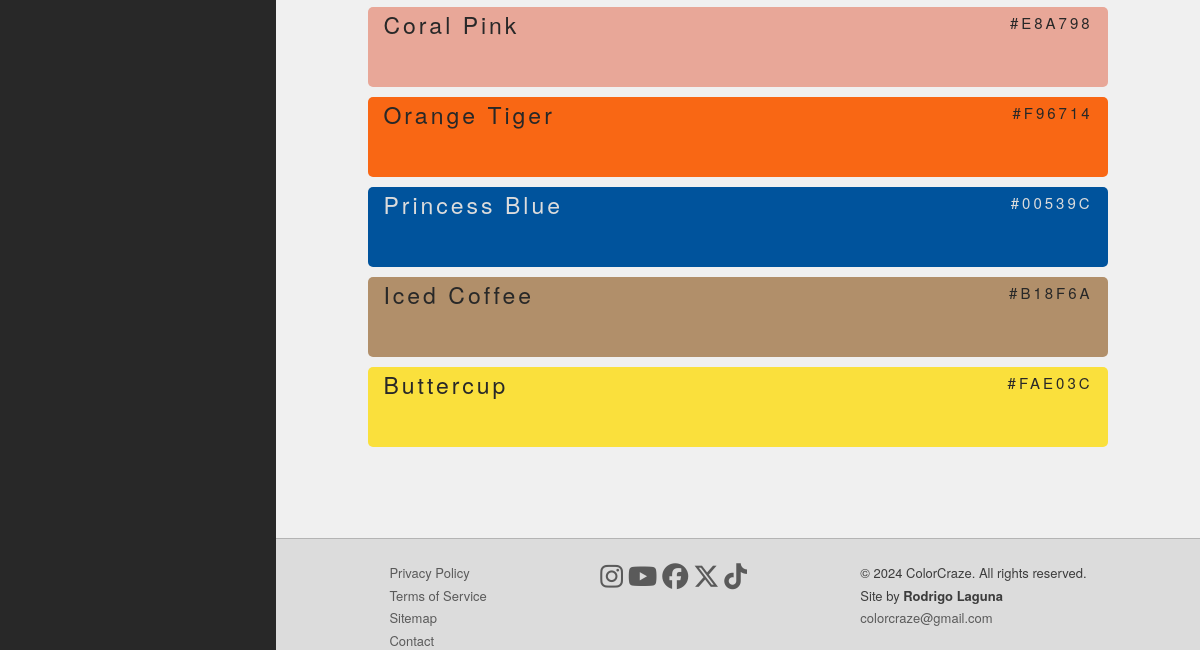
Page /addColor (lower part) on the earlier database version.
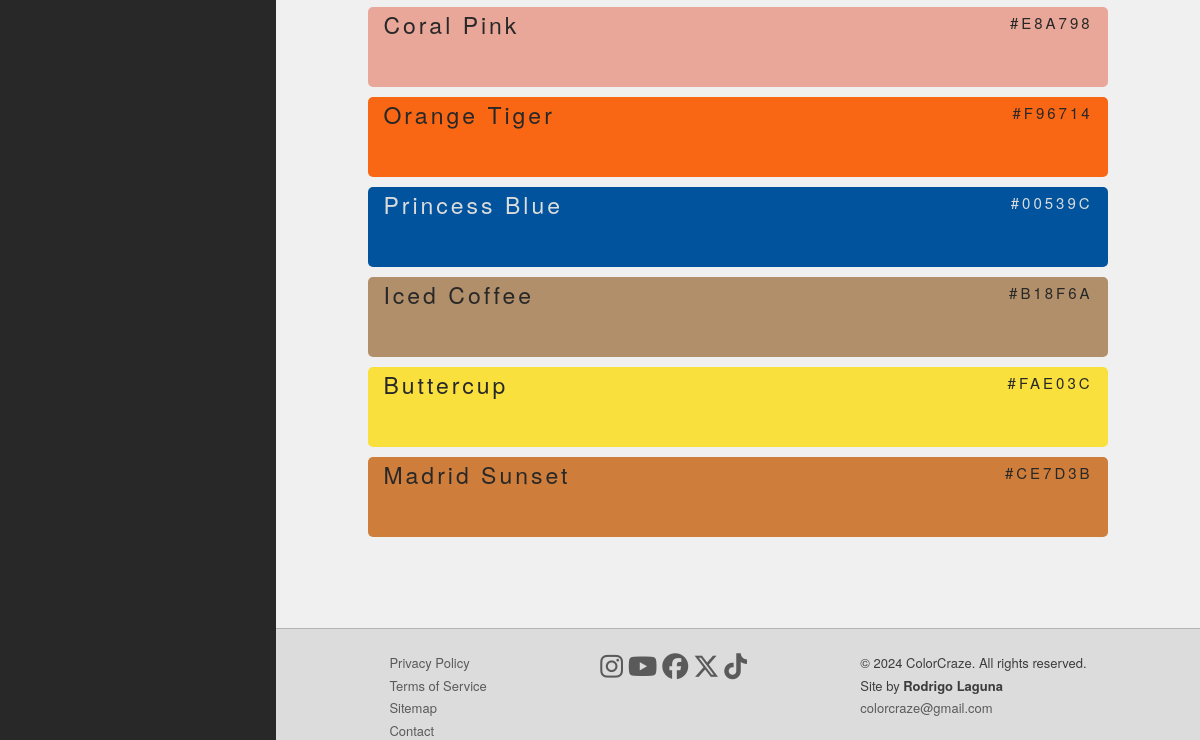
Same page on the later database version.
### tables this page shows
CREATE TABLE colors (
    id INTEGER PRIMARY KEY AUTOINCREMENT,
    user_id INTEGER NOT NULL,
    color_name TEXT NOT NULL,
    hex TEXT NOT NULL,
    red INTEGER NOT NULL,
    green INTEGER NOT NULL,
    blue INTEGER NOT NULL,
    hue INTEGER NOT NULL,
    saturation INTEGER NOT NULL,
    light INTEGER NOT NULL,
    date TEXT NOT NULL,
    hour TEXT NOT NULL,
    FOREIGN KEY(user_id) REFERENCES users(id)
);

### app.py (the view)
@app.route("/addColor", methods=["GET", "POST"])
def addColor():
    if request.method == "POST":
        colorName = request.form.get("colorName").strip().title()
        colorHex = request.form.get("colorHex")
        if colorName == "" or colorHex == "":
            return showError("Please, fill every field.", "addColor", 400)
        if not validateHex(colorHex):
            return showError("Please enter a valid hexadecimal number.", "addColor", 400)
        tempHex = ""
        for letter in colorHex:
            if letter.isalpha():
                tempHex += letter.upper()
            else:
                tempHex += letter
        colorHex = tempHex
        if (len(colorName) > 20 or
            colorName.count(" ") > 1 or
            colorName.replace(" ", "").isalpha() == False):
            return showError("Oops! Color Naming Rules Alert!", "colorName", 400)
        colorRGB = from_hex_to_rgb(colorHex)
        colorHSL = from_rgb_to_hsl(colorRGB)
        date = get_time()
        try:
            db.execute(
                "INSERT INTO colors (" +
                    "user_id, color_name, " +
                    "hex, red, green, blue, " +
                    "hue, saturation, light, " +
                    "date, hour) "+
                "VALUES (?, ?, ?, " +
                        "?, ?, ?, ?, " +
                        "?, ?, ?, ?)",
                session["user_id"], colorName, colorHex,
                colorRGB[0], colorRGB[1], colorRGB[2], colorHSL[0],
                colorHSL[1], colorHSL[2], date["date"], date["hour"]
            )
        except ValueError:
            print(ValueError)
            return showError("The color already exists", 200)
        current_votes = db.execute (
            "SELECT votes FROM users WHERE id = ?", session["user_id"]
        )
        new_votes = current_votes[0]["votes"] + 3
        db.execute (
            "UPDATE users SET votes = ? WHERE id = ?", new_votes, session["user_id"]
        )
        flash("You added a new color to the list!")
        return redirect("/addColor")
    else:
        colors = db.execute(
            "SELECT color_name, light, hex FROM colors"
        )
        color_value = color_picker_value(colors)
        return render_template("colorList.html", colors=colors,
                               options=OPTIONS, color_value=color_value)

### helpers.py (called while the page is built)
def color_picker_value(colors):
    if not colors:
        color_value = '#A6A6A6'
    else:
        color_index = randint(0, len(colors) - 1)
        color_value = colors[color_index]["hex"]
    return color_value

### templates/colorList.html (shortened to what this page needs)
{% extends "layout.html" %}
{% block main %}
    <div id="info-container">
        <br>
        <section class="page-section">
            <div class="colorList-container">
                <ul class="color-list">
                    {% for color in colors %}
                        <li>
                            <div class="color-container flex" id = "{{color.hex}}" onclick="passData(this.id)">
                                <h3 class="color-name">{{ color.color_name }}</h3>
                                <p class="color-hex">{{ color.hex }}</p>
                            </div>
                        </li>
                    {% endfor %}
                </ul>
            </div>
        </section>
    </div>
{% endblock %}

### templates/layout.html (shortened to what this page needs)
<!DOCTYPE html>
<html lang="en">
    <head>
        <link href="../static/styles.css" rel="stylesheet">
        <link href="https://cdn.jsdelivr.net/npm/bootstrap@5.3.3/dist/css/bootstrap.min.css" rel="stylesheet">
        <link rel="stylesheet" href="https://maxcdn.bootstrapcdn.com/bootstrap/3.4.1/css/bootstrap.min.css">
    </head>
    <body>
        <header>
        </header>
        <main>
            <div class="main-frame flex f-col">
                {% block main %}{% endblock %}
            </div>
        </main>
        <footer class="flex">
            <ul class="footer-policy flex f-col">
                <li>
                    <a href="/working">Privacy Policy</a>
                </li>
                <li>
                    <a href="/working">Terms of Service</a>
                </li>
                <li>
                    <a href="/working">Sitemap</a>
                </li>
                <li>
                    <a href="/working">Contact</a>
                </li>
            </ul>
            <ul class="footer-social flex">
                <li>
                    <a href="https://instagram.com" target="_blank">
                        <i class="fa-brands fa-instagram fa-2x"></i>
                    </a>
                </li>
                <li>
                    <a href="https://youtube.com" target="_blank">
                        <i class="fa-brands fa-youtube fa-2x"></i>
                    </a>
                </li>
                <li>
                    <a href="https://facebook.com" target="_blank">
                        <i class="fa-brands fa-facebook fa-2x"></i>
                    </a>
                </li>
                <li>
                    <a href="https://twitter.com" target="_blank">
                        <i class="fa-brands fa-x-twitter fa-2x"></i>
                    </a>
                </li>
                <li>
                    <a href="https://www.tiktok.com/" target="_blank">
                        <i class="fa-brands fa-tiktok fa-2x"></i>
                    </a>
                </li>
            </ul>
            <div class="footer-contact">
                <p>&copy; 2024 ColorCraze. All rights reserved.</p>
                <p>Site by <strong>Rodrigo Laguna</strong></p>
                <p><a href="mailto:colorcraze@hotmail.com">colorcraze@gmail.com</a></p>
            </div>
        </footer>
    </body>
</html>

### static/styles.css (style rules this page uses)
:root { --header-background: rgb(40, 40, 40); --footer-background: rgb(220,220,220); --main-background: rgb(240,240,240); --nav-title-text: rgb(60,60,60); --nav-hr-tag: rgb(80, 80, 80); --nav-social-icon: rgb(120,120,120); --nav-user-link: rgb(140 140 140); --nav-link-text: rgb(180,180,180); --footer-link-hover: rgb(20, 20, 20); --nav-link-bck-hover: rgb(30, 30, 30); --nav-title-hover: rgb(100,100,100); --nav-link-hover: rgb(230,230,230); --modal-back-1: rgb(0,0,0); --modal-back-2: rgba(0,0,0,0.4); --modal-color-value: rgb(58, 58, 58); --modal-border: rgb(136, 136, 136); --modal-username:rgb(160,160,160); --modal-background: rgb(250, 250, 250); --footer-link: rgba(90, 90, 90); --voted-color: rgb(200, 200, 200); --body-divider: rgb(210, 210, 210); }
body { font-size: 18px !important; color: var(--nav-title-text) !important; }
body a, body a:hover, .close:hover, .close:focus { text-decoration: none; }
nav ul, footer ul, #account-container ul, .color-list, #color-list { list-style: none; padding: 0; }
.color-container, #color-list-container, #color-list, .vote-color-display { border-radius: 5px; }
.footer-social, .footer-social a, .footer-contact { height: fit-content; }
.color-container, .prev-btn, .next-btn, .dot-select, .change-info-btn { cursor: pointer; }
.nav-social, .access-btn, .color-name, .color-hex, .user-info-list, .inspiration { margin: 0 auto; }
#nav-title, nav p, footer p, footer ul, #order-color, .top-data, .vote-color-name, .add-color-form label { margin: 0; }
.form-container p:first-child, #login-cta, .account-fm-cntr, #order-form, main p, .page-section-title, .tip-list > li { margin-bottom: 2rem; }
#nav-title-container, .nav-link-list, #nav-user-list, .page-section, .data-container, .access-intro, #name-container, .error-title, #top-3 { margin-bottom: 3rem; }
#account-container > p, .color-list { margin-bottom: 6rem; }
body, #nav-user-list, .flashes, .btn-container, #login-cta, .change-info-btn, .close-container, .cta-container, #color-list-container, #color-list, .modal-back, .slide-name, .account-btn-cntr, .add-color-form label, #autocomplete-container { width: 100%; }
.submit-color-container, .color-name, .color-hex, .top-data { width: 50%; }
.flex { display: flex; }
.f-col { flex-direction: column; }
.footer-policy, .footer-social, .change-info-btn, .color-values, #color-list > li, .account-info { justify-content: space-between; }
.nav-social, footer { justify-content: space-evenly; }
.color-hex, .modal-username, .slide-number, .slide-votes { text-align: right; }
#nav-title-link, .nav-page-link, .change-info-btn, .form-btn, .color-name, .color-hex, #name-container { font-weight: 400; }
#order-color, .color-hex, .color-values, .slide-number, #color-list { font-size: 1.5rem; }
.color-name, .color-hex, #name-container, #color-list { letter-spacing: 0.3rem; }
body { min-height: 100vh; display: grid; grid-template-columns: 15% 85%; grid-template-rows: auto 14vh; }
header { grid-row: 1 / span 2; background-color: var(--header-background); }
main { background-color: var(--main-background); }
.main-frame { width: 70%; height: 100%; margin-left: 10rem; }
footer { padding: 2.5rem 0 1rem 0; grid-column: 2; font-size: 1.3rem; border-top: 1px solid var(--nav-link-text); background-color: var(--footer-background); }
footer a { color: var(--footer-link); }
.footer-policy { height: 70%; }
.footer-social { width: fit-content; gap: 0.5rem; }
.footer-social a { display: block; }
.footer-contact > p, .footer-policy > li { margin-bottom: 0.4rem; }
.colorList-container { border-bottom: 1px solid transparent; }
.color-container { height: 8rem; margin: 0 0 1rem 0; }
.color-name { font-size: 2.3rem; padding: 0.5rem 0 0 1.5rem; }
.dark-name { color: var(--header-background); }
.light-name { color: var(--footer-background); }
.color-hex { padding: 0.5rem 1.5rem 0 0; }
@media only screen and (max-width: 1500px) { body { grid-template-columns: 20% 80%; } }
@media only screen and (max-width: 1200px) { body { grid-template-columns: 23% 77%; } }
@media only screen and (max-width: 1200px) { .main-frame { width: 80%; margin: 0 auto; } }

Differences in the rows shown:
added colors: color_name "Madrid Sunset", hex "#CE7D3B"
